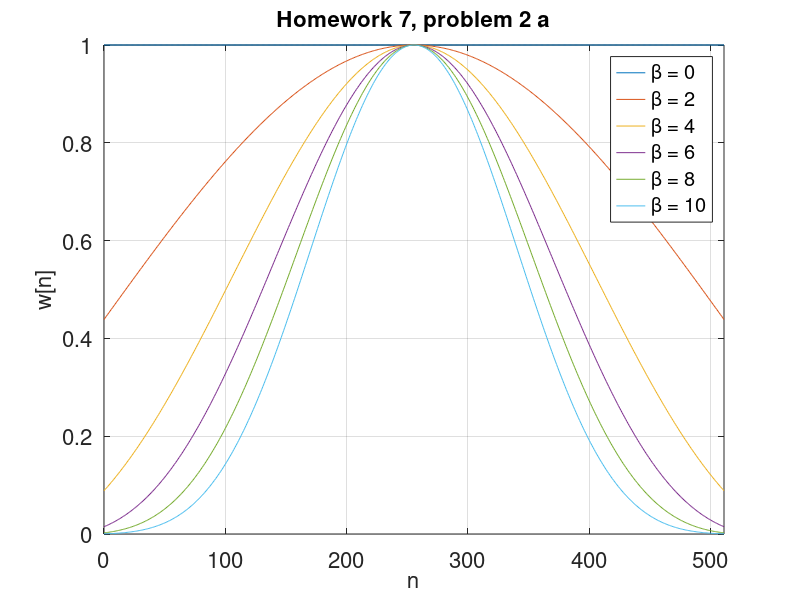
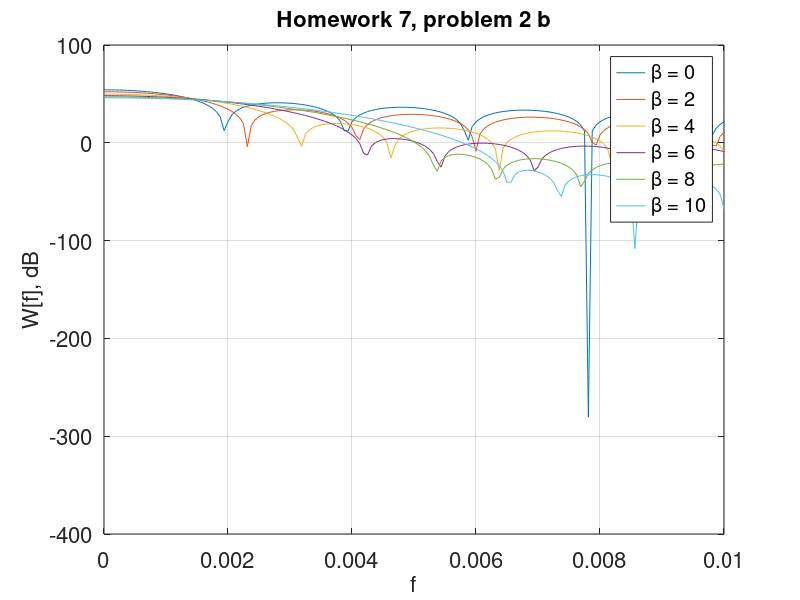
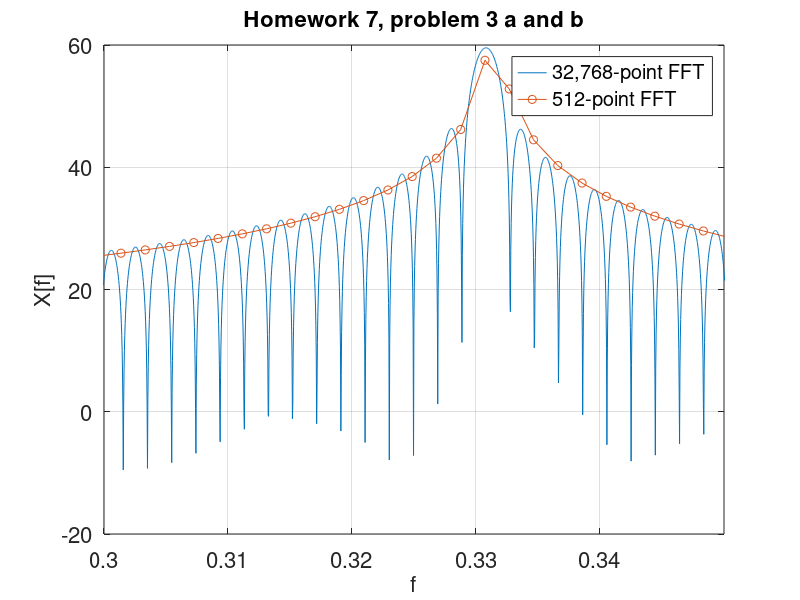
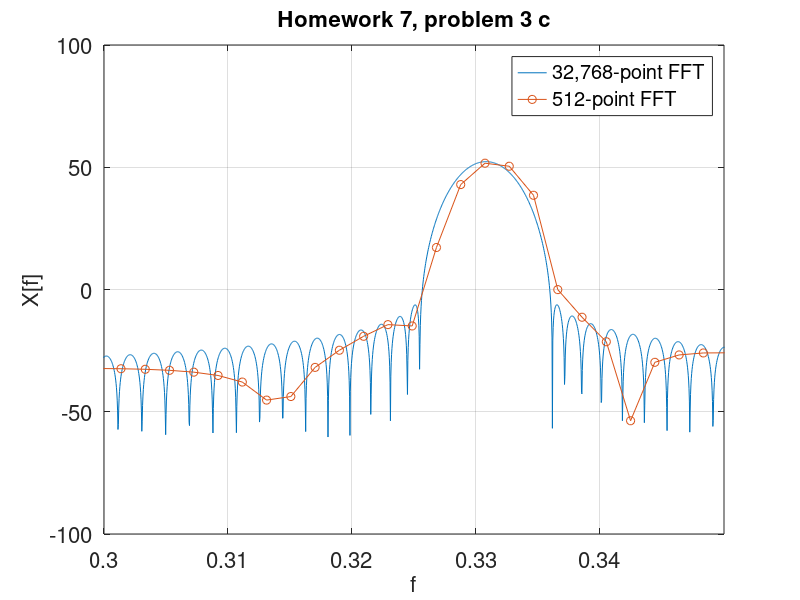

Write MATLAB code to recreate these figures, in order. (Note: this script raises an error after producing the figures.)
% Author: Spencer Goulette
% ECE 486 - HW #7
% March 25th, 2019

%% Part 1
% Part a
N = 7; % 7-points
x1 = [0,1,2,3,4]; % x1[n]
x2 = [-2,-1,0,1,2]; % x2[n]

ifft(fft(x1,N).*fft(x2,N)) % X1[k]X2[k]

% Part b
N = 9; % len(x1) + len(x2) - 1

ifft(fft(x1,N).*fft(x2,N)) % X1[k]X2[k]

% Part c
% All of Part 1

%% Part 2
% Part a
N = 512; % 512-points
n = linspace(0,N - 1,N); % 512 points from 0 to 511/512

Fig1 = figure('Position', [200, 75, 850, 600]); % set figure size and location
plot(n,kaiser(N,0),n,kaiser(N,2),n,kaiser(N,4),n,kaiser(N,6),n,kaiser(N,8),n,kaiser(N,10)); % plot
grid on; % grid
axis([0 511 0 1]); % axis limit
set(gca, 'fontsize', 16); % increase font size
xlabel('n', 'fontsize', 16); % x label
ylabel('w[n]', 'fontsize', 16); % y label
title('Homework 7, problem 2 a', 'fontsize', 16); % title
legend('\beta = 0','\beta = 2','\beta = 4','\beta = 6','\beta = 8','\beta = 10'); % legend

% Part b
NFFT = 16000; % 16000-point
f = linspace(0,(NFFT - 1)/NFFT,NFFT); % 16000 points from 0 to 15999/16000

Fig2 = figure('Position', [200, 75, 850, 600]); % set figure size and location
plot(f,20.*log10(fft(kaiser(N,0),NFFT)),f,20.*log10(fft(kaiser(N,2),NFFT)),f,20.*log10(fft(kaiser(N,4),NFFT)),f,20.*log10(fft(kaiser(N,6),NFFT)),f,20.*log10(fft(kaiser(N,8),NFFT)),f,20.*log10(fft(kaiser(N,10),NFFT))); % plot
grid on; % grid
xlim([0 .01]); % just look at f = 0 to 0.01
set(gca, 'fontsize', 16); % increase font size
xlabel('f', 'fontsize', 16); % x label
ylabel('W[f], dB', 'fontsize', 16); % y label
title('Homework 7, problem 2 b', 'fontsize', 16); % title
legend('\beta = 0','\beta = 2','\beta = 4','\beta = 6','\beta = 8','\beta = 10'); % legend

% Part c

% Goes through each B from Part a and sums the w(N) up and then subtracts
% W(0) to see if these points are actually the same
for B = 0:5
    w = kaiser(N,B*2);
    W = fft(w,NFFT);
    W0diff = sum(w) - W(1)
end

% Part d and e
% Increasing Beta widens the mainlobe and decreases the amplitude of the 
% sidelobes (i.e., increases the attenuation).

%% Part 3

% Part a and b
n = linspace(0,511,512); % 512 samples
x = 3.7.*cos(2.*pi.*0.3308.*n); % x[n]
X1 = 20.*log10(fft(x,32768)); % X1[f1], 32,768-point FFT
X2 = 20.*log10(fft(x,512)); % X2[f2], 512-point FFT
f1 = linspace(0,1,32768); % f1
f2 = linspace(0,1,512); % f2

Fig3 = figure('Position', [200, 75, 850, 600]); % set figure size and location
plot(f1,X1,f2,X2,'-o'); % plot
grid on; % grid
xlim([0.3 0.35]); % limit x axis
set(gca, 'fontsize', 16); % increase font size
xlabel('f', 'fontsize', 16); % x label
ylabel('X[f]', 'fontsize', 16); % y label
title('Homework 7, problem 3 a and b', 'fontsize', 16); % title
legend('32,768-point FFT','512-point FFT');
% Peak is 20log(512 * A / 2);
% Where A is the amplitude of the cosine which is 3.7.
% So the peak should be at 947.2 or 59.53dB, which Matlab shows the plot of
% it to be at 59.53dB

% Part c
w = kaiser(512,8.0); % window

% xw[n] = x[n]w[n] 
for i = 1:512
   x2(i) = x(i) * w(i); 
end

% X1[f]
% X2[f]
X1 = 20.*log10(fft(x2,32768));
X2 = 20.*log10(fft(x2,512));

Fig4 = figure('Position', [200, 75, 850, 600]); % set figure size and location
plot(f1,X1,f2,X2,'-o'); % plot
grid on; % grid
xlim([0.3 0.35]); % limit x axis
set(gca, 'fontsize', 16); % increase font size
xlabel('f', 'fontsize', 16); % x label
ylabel('X[f]', 'fontsize', 16); % y label
title('Homework 7, problem 3 c', 'fontsize', 16); % title
legend('32,768-point FFT','512-point FFT'); % legend

% Peak is 20log(512 * A / (2 * 2.3));
% Where A is the amplitude of the cosine which is 3.7.
% So the peak should be at 412 or 52.3dB, which Matlab shows the plot of
% it to be at 52.3dB

%% Part 4

% load data
data = hw7data{1,2:513};

% FFT transform of data
x = 20.*log10(fft(data,32768));
f = linspace(0,50000,32768);

Fig5 = figure('Position', [200, 75, 850, 600]); % set figure size and location
plot(f,x); % plot
grid on; % grid
set(gca, 'fontsize', 16); % increase font size
xlabel('f', 'fontsize', 16); % x label
ylabel('X[f]', 'fontsize', 16); % y label
title('Homework 7, problem 4', 'fontsize', 16); % title
legend('32,768-point FFT'); % legend

